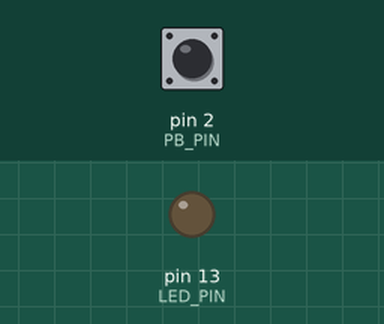
This sketch was run on a simulated Arduino Uno, built with avr-gcc and run on an emulated ATmega328P. Shown: output pins drawn as LEDs (lit = HIGH). The inputs (shaded band) are chosen by the test bench; at power-on: pin 2 (PB_PIN) HIGH.

Above: at 1.2 s.
1.3 s: pin 2 (PB_PIN) pulled LOW for 0.15 s
At 2.4 s:
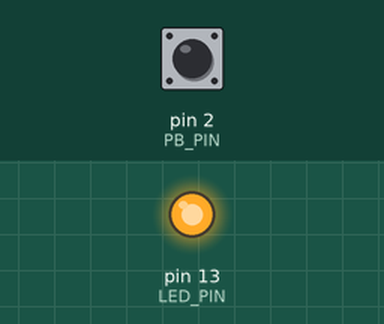
2.9 s: pin 2 (PB_PIN) pulled LOW for 1 s
At 3.6 s:
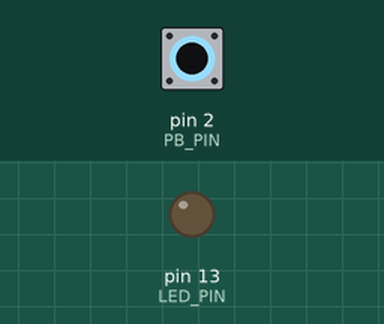
5.4 s: pin 2 (PB_PIN) pulled LOW for 3.2 s
At 6.7 s:
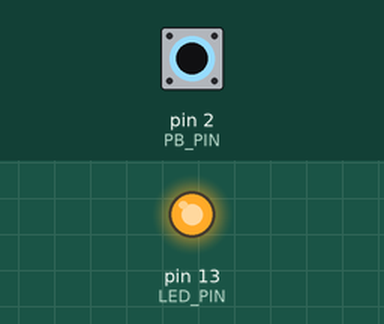
Timing chart, 0 to 8.4 s (numbered marks = the images above; inputs shaded):
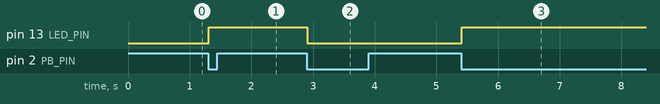

The sketch:

10.Debouncing.ino
```cpp
// A push button as an input that toggles the state of the onboard LED
// A software switch debouncing process is implemented

// We are going to take two measurements, one in the beginning of the signal
// transition, and one after the transient period has passed.
// Then, if those two values agree, we’ll be accepting the button press,
// otherwise we won’t.
// Also, we have to consider that not all switches have the same transient
// responses and periods.
// So, remember that in your own projects, you’ll have to adjust for that fact
// (do some tryouts and figure out what is the bulk transient period of your own
// switches).


// Connect the push button to pin 2
const int PB_PIN = 2;

// Uses the onboard LED on pin 13
const int LED_PIN = 13;

// Duration of the transient period, in milliseconds
// Note: Giving a larger value won't hurt
const int TRANSIENT_PERIOD = 10;

// Flag to indicate the start of the transient period
boolean transientPeriodStarted = false;

// Flag to indicate the state of the LED
boolean ledOn = false;

// Flag to indicate if we have already accepted the
// button press and we've handled the event
boolean bPressAccepted = false;

// Represents a (reference) point in time
unsigned long timeRef = 0;

void setup() {
    pinMode(PB_PIN, INPUT_PULLUP);
    pinMode(LED_PIN, OUTPUT);
}

void loop() {
  if (digitalRead(PB_PIN) == LOW) {
    // If transient response has just started
    if (!transientPeriodStarted) {
      // Sets the flag for the start of the transient period
      transientPeriodStarted = true;

      // Updates the time reference
      timeRef = millis();
    }
    // If the transient period has passed
    // and we haven't already accepted the button press
    else if (!bPressAccepted && (unsigned long)(millis() - timeRef) > TRANSIENT_PERIOD) {
      // Toggles the state of the LED
      ledOn = !ledOn;
      digitalWrite(LED_PIN, ledOn);

      // Updates the flag for the acceptance of the button press
      bPressAccepted = true;
    }
  }
  // The button has been released
  else {
    // Resets the flags
    transientPeriodStarted = false;
    bPressAccepted = false;
  }
}
```

Measured:
- after the input at 1.3 s, pin 13 (LED_PIN): LOW → HIGH at once
- after the input at 2.9 s, pin 13 (LED_PIN): HIGH → LOW at once
- after the input at 5.4 s, pin 13 (LED_PIN): LOW → HIGH at once
